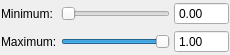
<?xml version="1.0" encoding="UTF-8"?>
<ui version="4.0">
 <class>VSThresholdWidget</class>
 <widget class="QWidget" name="VSThresholdWidget">
  <property name="geometry">
   <rect>
    <x>0</x>
    <y>0</y>
    <width>230</width>
    <height>55</height>
   </rect>
  </property>
  <property name="minimumSize">
   <size>
    <width>230</width>
    <height>55</height>
   </size>
  </property>
  <property name="windowTitle">
   <string>Threshold widget</string>
  </property>
  <layout class="QGridLayout" name="gridLayout">
   <property name="leftMargin">
    <number>1</number>
   </property>
   <property name="topMargin">
    <number>1</number>
   </property>
   <property name="rightMargin">
    <number>1</number>
   </property>
   <property name="bottomMargin">
    <number>1</number>
   </property>
   <property name="spacing">
    <number>4</number>
   </property>
   <item row="0" column="0">
    <widget class="QLabel" name="maxLabel">
     <property name="text">
      <string>Minimum:</string>
     </property>
    </widget>
   </item>
   <item row="0" column="1">
    <widget class="QSlider" name="minSlider">
     <property name="maximum">
      <number>1000</number>
     </property>
     <property name="orientation">
      <enum>Qt::Horizontal</enum>
     </property>
    </widget>
   </item>
   <item row="0" column="2">
    <widget class="QDoubleSpinBox" name="minSpinBox">
     <property name="buttonSymbols">
      <enum>QAbstractSpinBox::NoButtons</enum>
     </property>
     <property name="maximum">
      <double>1000.000000000000000</double>
     </property>
    </widget>
   </item>
   <item row="1" column="0">
    <widget class="QLabel" name="minLabel">
     <property name="text">
      <string>Maximum:</string>
     </property>
    </widget>
   </item>
   <item row="1" column="1">
    <widget class="QSlider" name="maxSlider">
     <property name="maximum">
      <number>1000</number>
     </property>
     <property name="value">
      <number>1000</number>
     </property>
     <property name="orientation">
      <enum>Qt::Horizontal</enum>
     </property>
    </widget>
   </item>
   <item row="1" column="2">
    <widget class="QDoubleSpinBox" name="maxSpinBox">
     <property name="buttonSymbols">
      <enum>QAbstractSpinBox::NoButtons</enum>
     </property>
     <property name="maximum">
      <double>1000.000000000000000</double>
     </property>
     <property name="value">
      <double>1.000000000000000</double>
     </property>
    </widget>
   </item>
  </layout>
 </widget>
 <resources/>
 <connections/>
</ui>
